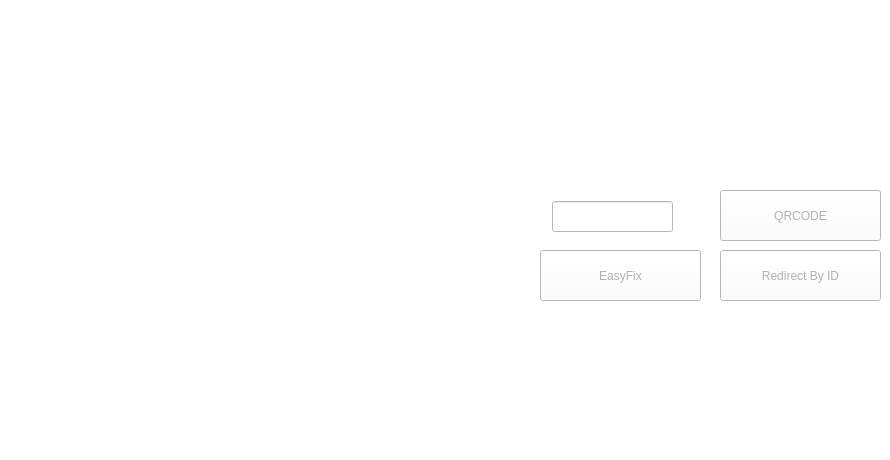
   <widget class="QWidget" name="tab_qr">
    <property name="palette">
     <palette>
      <active>
       <colorrole role="WindowText">
        <brush brushstyle="SolidPattern">
         <color alpha="255">
          <red>177</red>
          <green>177</green>
          <blue>177</blue>
         </color>
        </brush>
       </colorrole>
       <colorrole role="Button">
        <brush brushstyle="SolidPattern">
         <color alpha="255">
          <red>255</red>
          <green>255</green>
          <blue>255</blue>
         </color>
        </brush>
       </colorrole>
       <colorrole role="Text">
        <brush brushstyle="SolidPattern">
         <color alpha="255">
          <red>177</red>
          <green>177</green>
          <blue>177</blue>
         </color>
        </brush>
       </colorrole>
       <colorrole role="ButtonText">
        <brush brushstyle="SolidPattern">
         <color alpha="255">
          <red>177</red>
          <green>177</green>
          <blue>177</blue>
         </color>
        </brush>
       </colorrole>
       <colorrole role="Base">
        <brush brushstyle="SolidPattern">
         <color alpha="255">
          <red>255</red>
          <green>255</green>
          <blue>255</blue>
         </color>
        </brush>
       </colorrole>
       <colorrole role="Window">
        <brush brushstyle="SolidPattern">
         <color alpha="255">
          <red>255</red>
          <green>255</green>
          <blue>255</blue>
         </color>
        </brush>
       </colorrole>
       <colorrole role="PlaceholderText">
        <brush brushstyle="NoBrush">
         <color alpha="128">
          <red>177</red>
          <green>177</green>
          <blue>177</blue>
         </color>
        </brush>
       </colorrole>
      </active>
      <inactive>
       <colorrole role="WindowText">
        <brush brushstyle="SolidPattern">
         <color alpha="255">
          <red>177</red>
          <green>177</green>
          <blue>177</blue>
         </color>
        </brush>
       </colorrole>
       <colorrole role="Button">
        <brush brushstyle="SolidPattern">
         <color alpha="255">
          <red>255</red>
          <green>255</green>
          <blue>255</blue>
         </color>
        </brush>
       </colorrole>
       <colorrole role="Text">
        <brush brushstyle="SolidPattern">
         <color alpha="255">
          <red>177</red>
          <green>177</green>
          <blue>177</blue>
         </color>
        </brush>
       </colorrole>
       <colorrole role="ButtonText">
        <brush brushstyle="SolidPattern">
         <color alpha="255">
          <red>177</red>
          <green>177</green>
          <blue>177</blue>
         </color>
        </brush>
       </colorrole>
       <colorrole role="Base">
        <brush brushstyle="SolidPattern">
         <color alpha="255">
          <red>255</red>
          <green>255</green>
          <blue>255</blue>
         </color>
        </brush>
       </colorrole>
       <colorrole role="Window">
        <brush brushstyle="SolidPattern">
         <color alpha="255">
          <red>255</red>
          <green>255</green>
          <blue>255</blue>
         </color>
        </brush>
       </colorrole>
       <colorrole role="PlaceholderText">
        <brush brushstyle="NoBrush">
         <color alpha="128">
          <red>177</red>
          <green>177</green>
          <blue>177</blue>
         </color>
        </brush>
       </colorrole>
      </inactive>
      <disabled>
       <colorrole role="WindowText">
        <brush brushstyle="SolidPattern">
         <color alpha="255">
          <red>64</red>
          <green>64</green>
          <blue>64</blue>
         </color>
        </brush>
       </colorrole>
       <colorrole role="Button">
        <brush brushstyle="SolidPattern">
         <color alpha="255">
          <red>255</red>
          <green>255</green>
          <blue>255</blue>
         </color>
        </brush>
       </colorrole>
       <colorrole role="Text">
        <brush brushstyle="SolidPattern">
         <color alpha="255">
          <red>64</red>
          <green>64</green>
          <blue>64</blue>
         </color>
        </brush>
       </colorrole>
       <colorrole role="ButtonText">
        <brush brushstyle="SolidPattern">
         <color alpha="255">
          <red>64</red>
          <green>64</green>
          <blue>64</blue>
         </color>
        </brush>
       </colorrole>
       <colorrole role="Base">
        <brush brushstyle="SolidPattern">
         <color alpha="255">
          <red>255</red>
          <green>255</green>
          <blue>255</blue>
         </color>
        </brush>
       </colorrole>
       <colorrole role="Window">
        <brush brushstyle="SolidPattern">
         <color alpha="255">
          <red>255</red>
          <green>255</green>
          <blue>255</blue>
         </color>
        </brush>
       </colorrole>
       <colorrole role="PlaceholderText">
        <brush brushstyle="NoBrush">
         <color alpha="128">
          <red>177</red>
          <green>177</green>
          <blue>177</blue>
         </color>
        </brush>
       </colorrole>
      </disabled>
     </palette>
    </property>
    <attribute name="title">
     <string>CodeQR</string>
    </attribute>
    <widget class="QLabel" name="qrcodecommande">
     <property name="enabled">
      <bool>true</bool>
     </property>
     <property name="geometry">
      <rect>
       <x>70</x>
       <y>20</y>
       <width>451</width>
       <height>431</height>
      </rect>
     </property>
     <property name="sizePolicy">
      <sizepolicy hsizetype="Fixed" vsizetype="Fixed">
       <horstretch>0</horstretch>
       <verstretch>0</verstretch>
      </sizepolicy>
     </property>
     <property name="minimumSize">
      <size>
       <width>200</width>
       <height>200</height>
      </size>
     </property>
     <property name="maximumSize">
      <size>
       <width>1400</width>
       <height>1400</height>
      </size>
     </property>
     <property name="styleSheet">
      <string notr="true">background-color: rgb(255, 255, 255);</string>
     </property>
     <property name="text">
      <string/>
     </property>
    </widget>
    <widget class="QPushButton" name="qrcodegen">
     <property name="geometry">
      <rect>
       <x>540</x>
       <y>250</y>
       <width>161</width>
       <height>51</height>
      </rect>
     </property>
     <property name="styleSheet">
      <string notr="true"/>
     </property>
     <property name="text">
      <string>EasyFix</string>
     </property>
    </widget>
    <widget class="QPushButton" name="qrcode">
     <property name="geometry">
      <rect>
       <x>720</x>
       <y>190</y>
       <width>161</width>
       <height>51</height>
      </rect>
     </property>
     <property name="text">
      <string>QRCODE</string>
     </property>
    </widget>
    <widget class="QLineEdit" name="le_qr">
     <property name="geometry">
      <rect>
       <x>552</x>
       <y>201</y>
       <width>121</width>
       <height>31</height>
      </rect>
     </property>
    </widget>
    <widget class="QPushButton" name="redirect">
     <property name="geometry">
      <rect>
       <x>720</x>
       <y>250</y>
       <width>161</width>
       <height>51</height>
      </rect>
     </property>
     <property name="text">
      <string>Redirect By ID</string>
     </property>
    </widget>
   </widget>
